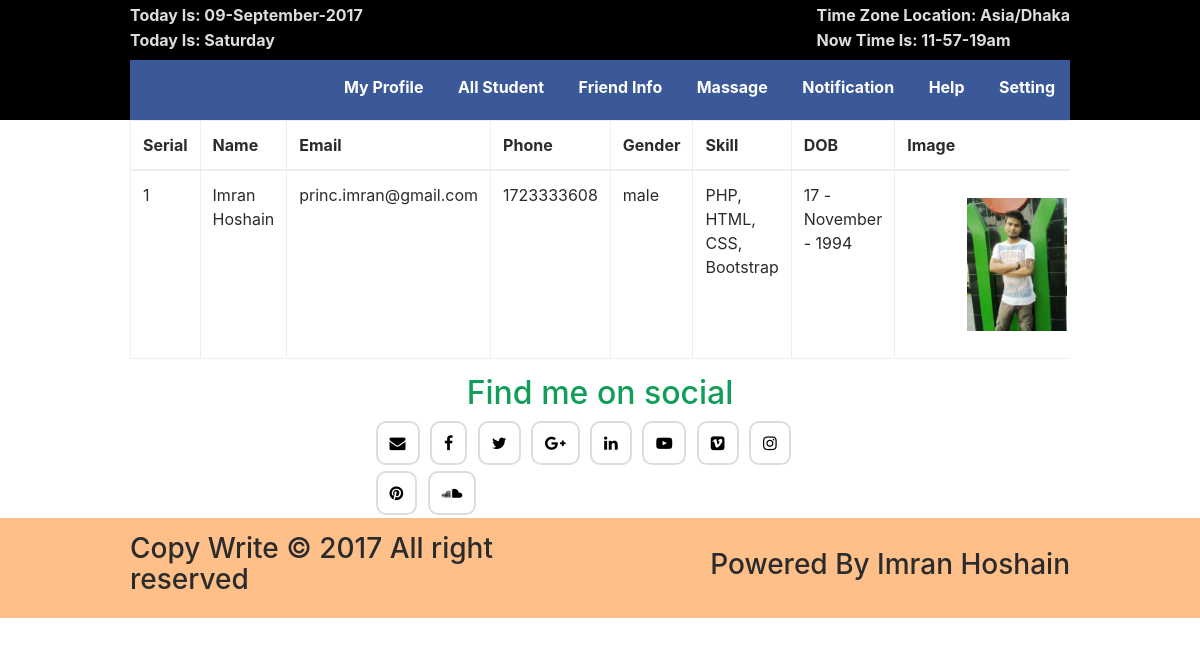
The app's page /all_user_list.php with its own data.
### tables this page shows
CREATE TABLE `user_info` (
  `id` int(11) NOT NULL,
  `name` varchar(255) NOT NULL,
  `email` varchar(255) NOT NULL,
  `password` varchar(40) NOT NULL,
  `confirm` varchar(40) NOT NULL,
  `phone` int(20) NOT NULL,
  `radio` varchar(255) NOT NULL,
  `optradio` varchar(255) NOT NULL,
  `dob` varchar(255) NOT NULL,
  `image` varchar(255) NOT NULL
);

### all_user_list.php (the view, shortened to what this page needs)
<?php
$db = new PDO('mysql:host=localhost;dbname=imrandb;charset=utf8mb4', 'root', '');
$query = "SELECT * FROM `user_info`";
$stmt = $db->query($query);
$data = $stmt->fetchAll(PDO::FETCH_ASSOC);
?>
    <!DOCTYPE html>
    <html lang="en">
    <head>
        <link type="text/css" href="css/bootstrap.min.css" rel="stylesheet">
        <link type="text/css" href="css/font-awesome.min.css" rel="stylesheet">
        <link type="text/css" href="style.css" rel="stylesheet">
        <link type="text/css" href="css/responsive.css" rel="stylesheet">
    </head>
    <body>
      <header>
        <?php include 'header.php';?>
    </header>
       <section>
           <div class="container">
            <div class="table-responsive">
                <table class="table table-bordered">
                    <thead>
                        <tr>
                            <th>Serial</th>
                            <th>Name</th>
                            <th>Email</th>
                            <th>Phone </th>
                            <th>Gender</th>
                            <th>Skill</th>
                            <th>DOB</th>
                            <th>Image</th>
                        </tr>
                    </thead>
                    <tbody>
                       <?php
                            $sl=0;
                        foreach($data as $all_user){
                            $sl++
                        ?>
                        <tr>
                            <td><?php echo $sl; ?></td>
                            <td><?php echo $all_user['name']; ?></td>
                            <td><?php echo $all_user['email']; ?></td>
                            <td><?php echo $all_user['phone']; ?></td>
                            <td><?php echo $all_user['radio']; ?></td>
                            <td><?php echo $all_user['optradio']; ?></td>
                            <td><?php echo $all_user['dob']; ?></td>
                            <td><img src="img/<?php echo $all_user['image'] ?>" alt="" width="100"></td>
                        </tr>
                        <?php } ?>
                    </tbody>
                </table>
            </div>
           </div>
       </section>
        <footer>
            <?php include 'footer.php';?>
        </footer>
    </body>
    </html>

### style.css (style rules this page uses)
html { color: #222; font-size: 1em; line-height: 1.4; }
audio, canvas, iframe, img, svg, video { vertical-align: middle; }
header { background: #000 none repeat scroll 0 0; }
img { margin: 15px 60px; }

### css/responsive.css (style rules this page uses)
@media only screen and (min-width: 992px) and (max-width: 1200px) { .container { width: 970px; } }

### records on screen
user_info: name "Imran Hoshain", email "princ.imran@gmail.com", phone "1723333608", radio "male", optradio "PHP, HTML, CSS, Bootstrap", dob "17 - November - 1994", image (picture)

### other values on screen
date_default_timezone_get() "Asia/Dhaka"
